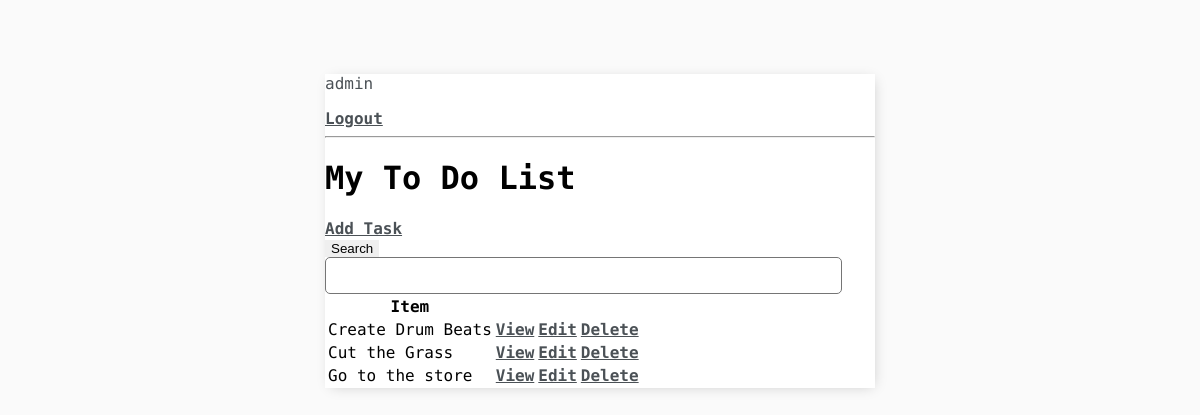
Before: / (signed in) with the older database file.
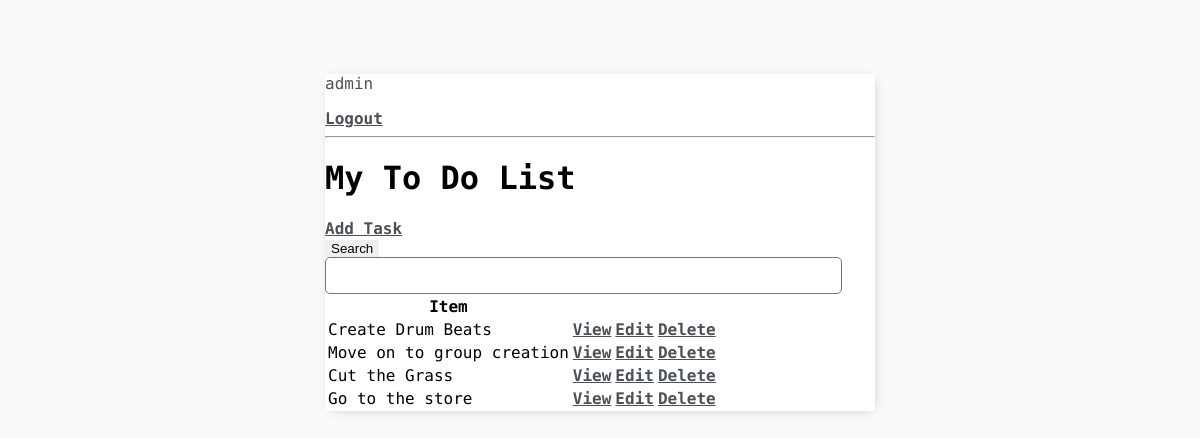
After: the same page with the newer database file.
### base/models.py (models this page shows, shortened)
class Task(models.Model):
    user = models.ForeignKey(User, on_delete=models.CASCADE, null=True, blank=True)
    title = models.CharField(max_length=200)
    description = models.TextField(null=True, blank=True)
    complete = models.BooleanField(default=False)
    create = models.DateTimeField(auto_now_add=True)
    class Meta:
        ordering = ['complete']

### base/views.py (the view)
# urls.py: path('', TaskList.as_view(), name= 'tasks'),
class TaskList(LoginRequiredMixin, ListView):
    model = Task
    context_object_name = 'tasks' # this allows you to change the name of object_list that (template context variable)
    def get_context_data(self, **kwargs):
        context = super().get_context_data(**kwargs)
        context ['tasks'] = context['tasks'].filter(user=self.request.user)
        context ['count'] = context['tasks'].filter(complete=False).count()
        search_input = self.request.GET.get('search-area') or ''
        if search_input:
            context['tasks'] = context['tasks'].filter(title__startswith=search_input)
        context['search_input'] = search_input
        return context

### base/templates/base/task_list.html
{% extends 'base/main.html' %}
{% block content %}
{% if request.user.is_authenticated %}
<p>{{request.user}}</p>
<a href="{% url 'logout' %}">Logout</a>
{% else %}
<a href="{% url 'login' %}">Login</a>
{% endif %}
<hr>
<h1> My To Do List </h1>
<a href="{%url 'task-create'%}">Add Task</a>
<form method="GET">
    <input type="submit" value="Search">
    <input type="text" name='search-area' value="{{search_input}}">
</form>
<table>
    <tr>
        <th>Item</th>
        <th></th>
        <th></th>
    </tr>
    {% for task in tasks %}
    <tr>
        <td>{{task.title}}</td>
        <td><a href="{% url 'task' task.id %}">View</a></td>
        <td><a href="{% url 'task-update' task.id %}">Edit</a></td>
        <td><a href="{% url 'task-delete' task.id %}">Delete</a></td>
    </tr>
    {% empty %}
        <h3>No Items in List</h3>
    {% endfor %}
</table>
{% endblock content %}

### base/templates/base/main.html (shortened to what this page needs)
<!DOCTYPE html>
<html lang="en">
<head>
</head>
<body>
    <div class="container" >
        {% block content %}
        {% endblock content %}
    </div>
</body>
</html>

### base/templates/base/main.html (style rules this page uses)
body { background-color: #FAFAFA; font-family: 'Space Mono', monospace; padding-top: 50px; }
h1, h2, h3, h4, h5, h6, { font-family: 'Raleway', sans-serif; }
a, p { color: #4b5156 }
a { font-weight: 600; }
.container { max-width: 550px; margin: auto; background-color: #fff; -webkit-box-shadow: 2px 2px 13px -4px rgba(0, 0, 0, 0.21); box-shadow: 2px 2px 13px -4px rgba(0, 0, 0, 0.21); }
input { outline: none; border: none; }
input[type=text], input[type=password], textarea { border: 1px solid #757575; border-radius: 5px; padding: 10px; width: 90%; }
::placeholder { font-weight: 300; opacity: 0.5; }
.container { max-width: 550px; margin: auto; background-color: #fff; -webkit-box-shadow: 2px 2px 13px -4px rgba(0,0,0, 0.21); box-shadow: 2px 2px 13 px -4px rgba(0,0,0, 0.21); }

Changed rows visible on the page:
added Task: title "Move on to group creation"
